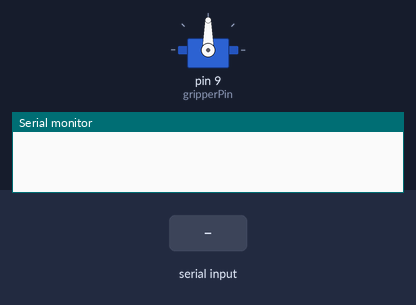
Recording of a sketch running on a simulated Arduino Nano, built with avr-gcc and run on an emulated ATmega328P. Shown: servo, the last lines printed to the serial monitor. The test bench sets the inputs (shaded band).

Above: at 1.2 s.
1.3 s: "c" received over Serial
At 2.2 s:
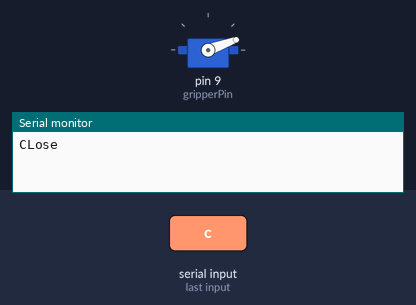
2.8 s: "o" received over Serial
At 3.3 s:
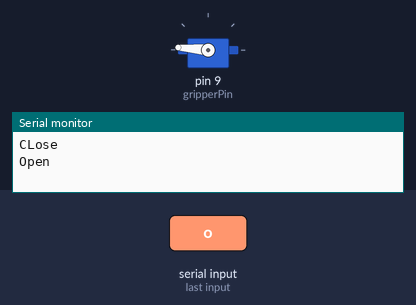
Timing chart, 0 to 5.8 s (numbered marks = the images above; inputs shaded):
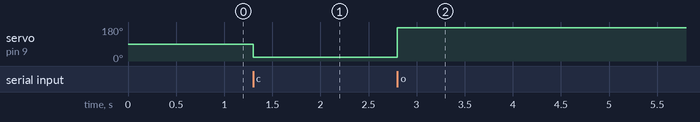

Measured:
- after the input at 1.3 s, servo on pin 9 (gripperPin): 90° → 20° at once
- after the input at 2.8 s, servo on pin 9 (gripperPin): 20° → 175° at once

The sketch:

Fulfillment_Station.ino
```cpp
/*
Code to connect to Jetson Orin Nano over serial and actuate a gripper using PWM and the Servo library.
The state of 4 dispensers are read and transmitted over serial. THey use limit switches and interrupts.
*/
#include <Servo.h>

// #define USE_TIMER_2     true
// // Init timer ITimer2
// ITimer2.init();
// void TimerHandler();
void recvOneChar();
void showNewData();

Servo gripper;

char receivedChar;
boolean newData = false;

const unsigned int limit_A = 14; //A0 Dispenser A
const unsigned int limit_B = 15;  //A1 Dispenser B
const unsigned int limit_C = 16; //A2 Dispenser C
const unsigned int limit_D = 17; //A3 Dispenser D

const unsigned int gripperPin = 9; // D9 PWM Gripper Pin

void setup() {
    Serial.begin(9600);
    while (!Serial) {
  ; // wait for serial port to connect. Needed for native USB
  }
  gripper.attach(gripperPin);

}

void loop() {
    recvOneChar();
    showNewData();
}

void recvOneChar() {
    if (Serial.available() > 0) {
        receivedChar = Serial.read();
        newData = true;
    }
}

void showNewData() {
    if (newData == true) {
        if (receivedChar == 'c') {
          gripper.write(20);
          Serial.println("CLose");
        }
        else if (receivedChar == 'o') {
          gripper.write(175);
          Serial.println("Open");
        }
        newData = false;
    }
}
```
